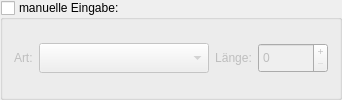
     <widget class="QGroupBox" name="groupBoxManuell">
      <property name="sizePolicy">
       <sizepolicy hsizetype="MinimumExpanding" vsizetype="MinimumExpanding">
        <horstretch>0</horstretch>
        <verstretch>0</verstretch>
       </sizepolicy>
      </property>
      <property name="minimumSize">
       <size>
        <width>281</width>
        <height>64</height>
       </size>
      </property>
      <property name="title">
       <string>manuelle Eingabe:</string>
      </property>
      <property name="checkable">
       <bool>true</bool>
      </property>
      <property name="checked">
       <bool>false</bool>
      </property>
      <layout class="QHBoxLayout" name="horizontalLayout">
       <item>
        <widget class="QLabel" name="label_art">
         <property name="minimumSize">
          <size>
           <width>1</width>
           <height>30</height>
          </size>
         </property>
         <property name="maximumSize">
          <size>
           <width>16777215</width>
           <height>30</height>
          </size>
         </property>
         <property name="text">
          <string>&lt;html&gt;&lt;head/&gt;&lt;body&gt;&lt;p align=&quot;left&quot;&gt;Art:&lt;/p&gt;&lt;/body&gt;&lt;/html&gt;</string>
         </property>
        </widget>
       </item>
       <item>
        <widget class="QComboBox" name="comboBoxArt">
         <property name="sizePolicy">
          <sizepolicy hsizetype="Preferred" vsizetype="Preferred">
           <horstretch>0</horstretch>
           <verstretch>0</verstretch>
          </sizepolicy>
         </property>
         <property name="minimumSize">
          <size>
           <width>170</width>
           <height>27</height>
          </size>
         </property>
         <property name="maximumSize">
          <size>
           <width>16777215</width>
           <height>30</height>
          </size>
         </property>
        </widget>
       </item>
       <item>
        <widget class="QLabel" name="label_laenge">
         <property name="minimumSize">
          <size>
           <width>1</width>
           <height>30</height>
          </size>
         </property>
         <property name="maximumSize">
          <size>
           <width>16777215</width>
           <height>30</height>
          </size>
         </property>
         <property name="text">
          <string>&lt;html&gt;&lt;head/&gt;&lt;body&gt;&lt;p align=&quot;center&quot;&gt;Länge:&lt;/p&gt;&lt;/body&gt;&lt;/html&gt;</string>
         </property>
        </widget>
       </item>
       <item>
        <widget class="QSpinBox" name="spinBoxLaenge">
         <property name="sizePolicy">
          <sizepolicy hsizetype="Preferred" vsizetype="Preferred">
           <horstretch>0</horstretch>
           <verstretch>0</verstretch>
          </sizepolicy>
         </property>
         <property name="minimumSize">
          <size>
           <width>70</width>
           <height>27</height>
          </size>
         </property>
         <property name="maximumSize">
          <size>
           <width>16777215</width>
           <height>30</height>
          </size>
         </property>
         <property name="wrapping">
          <bool>false</bool>
         </property>
         <property name="readOnly">
          <bool>false</bool>
         </property>
         <property name="buttonSymbols">
          <enum>QAbstractSpinBox::PlusMinus</enum>
         </property>
         <property name="correctionMode">
          <enum>QAbstractSpinBox::CorrectToNearestValue</enum>
         </property>
         <property name="keyboardTracking">
          <bool>true</bool>
         </property>
         <property name="maximum">
          <number>150</number>
         </property>
         <property name="singleStep">
          <number>10</number>
         </property>
        </widget>
       </item>
      </layout>
     </widget>
